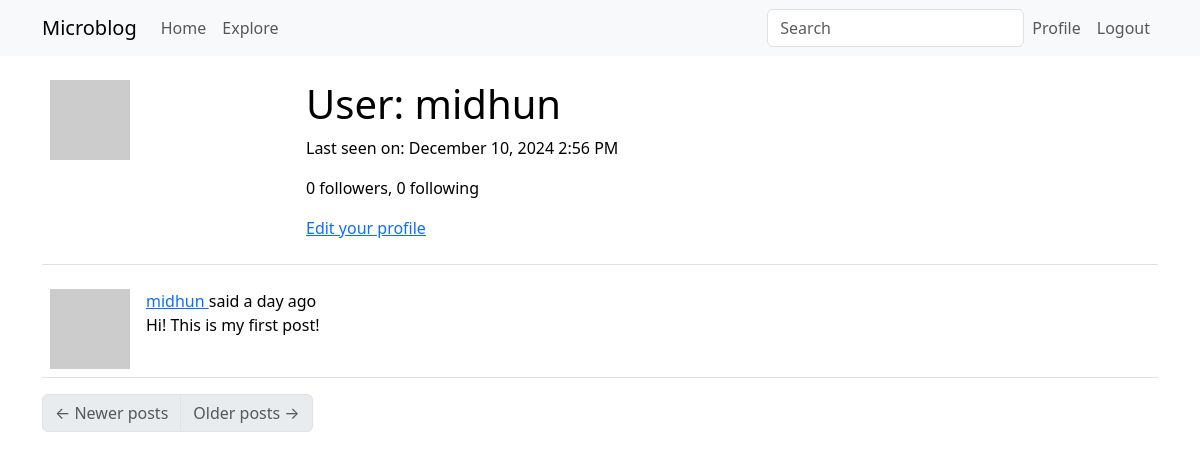
Page /user/midhun (signed in) on the earlier database version.
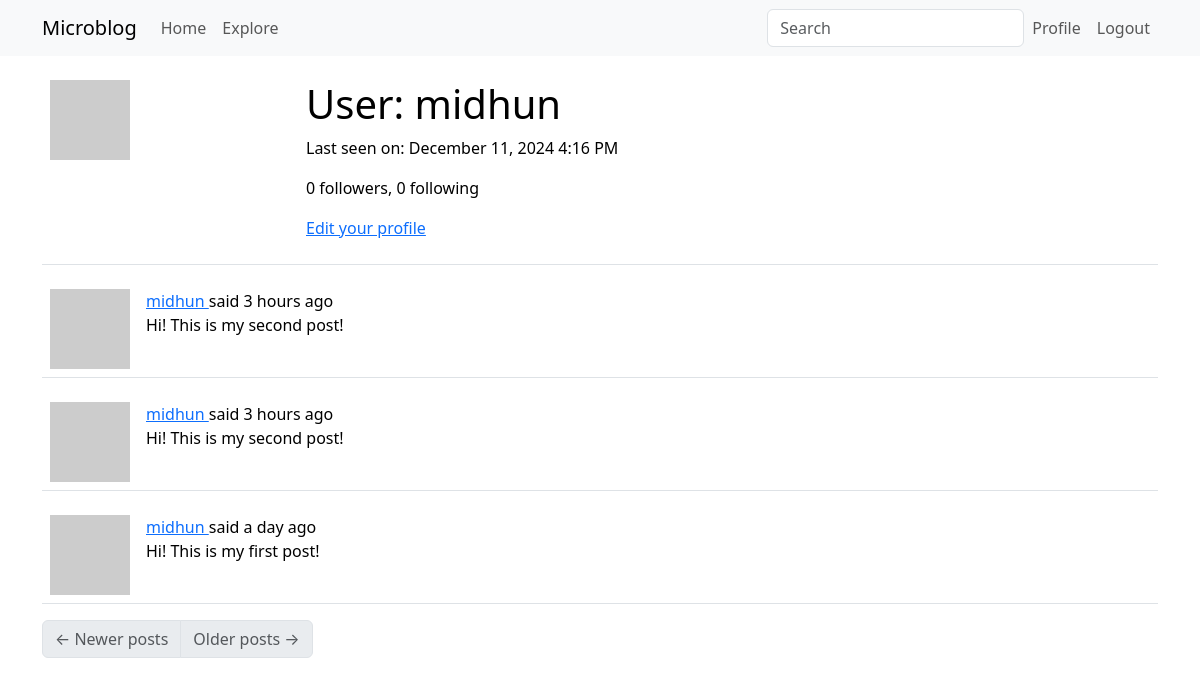
Same page on the later database version.
### app/models.py (models this page shows, shortened)
class User(UserMixin, db.Model):
    id: so.Mapped[int] = so.mapped_column(primary_key=True)
    username: so.Mapped[str] = so.mapped_column(sa.String(64), index=True,
                                                unique=True)
    email: so.Mapped[str] = so.mapped_column(sa.String(120), index=True,
                                             unique=True)
    password_hash: so.Mapped[Optional[str]] = so.mapped_column(sa.String(256))
    about_me: so.Mapped[Optional[str]] = so.mapped_column(sa.String(140))
    last_seen: so.Mapped[Optional[datetime]] = so.mapped_column(
        default=lambda: datetime.now(timezone.utc))
    posts: so.WriteOnlyMapped['Post'] = so.relationship(
        back_populates='author')
    following: so.WriteOnlyMapped['User'] = so.relationship(
        secondary=followers, primaryjoin=(followers.c.follower_id == id),
        secondaryjoin=(followers.c.followed_id == id),
        back_populates='followers')
    followers: so.WriteOnlyMapped['User'] = so.relationship(
        secondary=followers, primaryjoin=(followers.c.followed_id == id),
        secondaryjoin=(followers.c.follower_id == id),
        back_populates='following')
    def avatar(self, size):
        digest = md5(self.email.lower().encode('utf-8')).hexdigest()
        return f'https://www.gravatar.com/avatar/{digest}?d=identicon&s={size}'
    def followers_count(self):
        query = sa.select(sa.func.count()).select_from(
            self.followers.select().subquery())
        return db.session.scalar(query)
    def following_count(self):
        query = sa.select(sa.func.count()).select_from(
            self.following.select().subquery())
        return db.session.scalar(query)

class SearchableMixin(object):
    @classmethod
    def before_commit(cls, session):
        session._changes = {
            'add': list(session.new),
            'update': list(session.dirty),
            'delete': list(session.deleted)
        }
    @classmethod
    def after_commit(cls, session):
        for obj in session._changes['add']:
            if isinstance(obj, SearchableMixin):
                add_to_index(obj.__tablename__, obj)
        for obj in session._changes['update']:
            if isinstance(obj, SearchableMixin):
                add_to_index(obj.__tablename__, obj)
        for obj in session._changes['delete']:
            if isinstance(obj, SearchableMixin):
                remove_from_index(obj.__tablename__, obj)
        session._changes = None

class Post(SearchableMixin, db.Model):
    __searchable__ = ['body']
    id: so.Mapped[int] = so.mapped_column(primary_key=True)
    body: so.Mapped[str] = so.mapped_column(sa.String(140))
    timestamp: so.Mapped[datetime] = so.mapped_column(
        index=True, default=lambda: datetime.now(timezone.utc))
    user_id: so.Mapped[int] = so.mapped_column(sa.ForeignKey(User.id),
                                               index=True)
    language: so.Mapped[Optional[str]] = so.mapped_column(sa.String(5))
    author: so.Mapped[User] = so.relationship(back_populates='posts')

### app/main/routes.py (the view)
@bp.route('/user/<username>')
@login_required
def user(username):
    user = db.first_or_404(sa.select(User).where(User.username == username))
    page = request.args.get('page', 1, type=int)
    query = user.posts.select().order_by(Post.timestamp.desc())
    posts = db.paginate(query, page=page,
                        per_page=current_app.config['POSTS_PER_PAGE'],
                        error_out=False)
    next_url = url_for('main.user', username=user.username,
                       page=posts.next_num) if posts.has_next else None
    prev_url = url_for('main.user', username=user.username,
                       page=posts.prev_num) if posts.has_prev else None
    form = EmptyForm()
    return render_template('user.html', user=user, posts=posts.items,
                           next_url=next_url, prev_url=prev_url, form=form)

### app/main/forms.py
class SearchForm(FlaskForm):
    q = StringField(_l('Search'), validators=[DataRequired()])
    def __init__(self, *args, **kwargs):
        if 'formdata' not in kwargs:
            kwargs['formdata'] = request.args
        if 'meta' not in kwargs:
            kwargs['meta'] = {'csrf': False}
        super(SearchForm, self).__init__(*args, **kwargs)

class EmptyForm(FlaskForm):
    submit = SubmitField('Submit')

### app/__init__.py (called while the page is built)
def get_locale():
    return request.accept_languages.best_match(current_app.config['LANGUAGES'])

### app/main/routes.py (called while the page is built)
@bp.before_app_request
def before_request():
    if current_user.is_authenticated:
        current_user.last_seen = datetime.now(timezone.utc)
        db.session.commit()
        g.search_form = SearchForm()
    g.locale = str(get_locale())

### app/models.py (called while the page is built)
@login.user_loader
def load_user(id):
    return db.session.get(User, int(id))

### app/templates/user.html (shortened to what this page needs)
{% extends "base.html" %}
{% block content %}
    <table class="table table-hover">
        <tr>
            <td width="256px"><img src="{{ user.avatar(256) }}"></td>
            <td>
                <h1>{{ _('User') }}: {{ user.username }}</h1>
                {% if user.last_seen %}
                <p>{{ _('Last seen on') }}: {{ moment(user.last_seen).format('LLL') }}</p>
                {% endif %}
                <p>{{ _('%(count)d followers', count=user.followers_count()) }}, {{ _('%(count)d following', count=user.following_count()) }}</p>
                {% if user == current_user %}
                <p><a href="{{ url_for('main.edit_profile') }}">{{ _('Edit your profile') }}</a></p>
                {% endif %}
            </td>
        </tr>
    </table>
    {% for post in posts %}
        {% include '_post.html' %}
    {% endfor %}
    <nav aria-label="Post navigation">
        <ul class="pagination">
            <li class="page-item{% if not prev_url %} disabled{% endif %}">
                <a class="page-link" href="{{ prev_url }}">
                    <span aria-hidden="true">&larr;</span> {{ _('Newer posts') }}
                </a>
            </li>
            <li class="page-item{% if not next_url %} disabled{% endif %}">
                <a class="page-link" href="{{ next_url }}">
                    {{ _('Older posts') }} <span aria-hidden="true">&rarr;</span>
                </a>
            </li>
        </ul>
    </nav>
{% endblock %}

### app/templates/_post.html (shortened to what this page needs)
<table class="table table-hover">
  <tr>
    <td width="70px">
      <a class="user_popup" href="{{ url_for('main.user', username=post.author.username) }}">
        <img src="{{ post.author.avatar(70) }}" />
      </a>
    </td>
    <td>
       {{ _('%(username)s said %(when)s', username=user_link,
      when=moment(post.timestamp).fromNow()) }}
      <br />
      <span id="post{{ post.id }}">{{ post.body }}</span>
    </td>
  </tr>
</table>

Differences in the rows shown:
changed User "midhun": last_seen "December 10, 2024 2:56 PM" → "December 11, 2024 4:16 PM"
added Post: body "Hi! This is my second post!"
added Post: body "Hi! This is my second post!"
